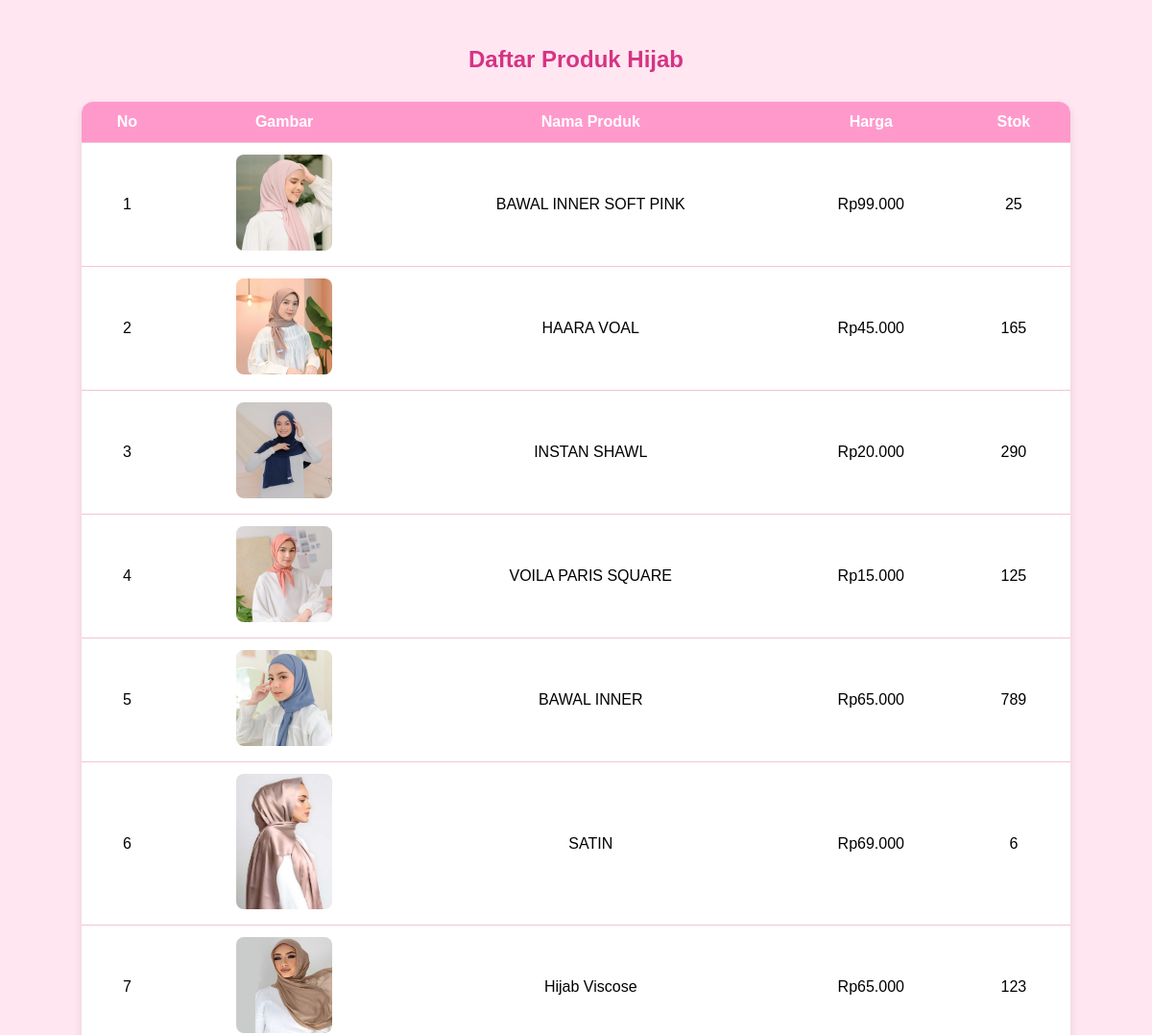
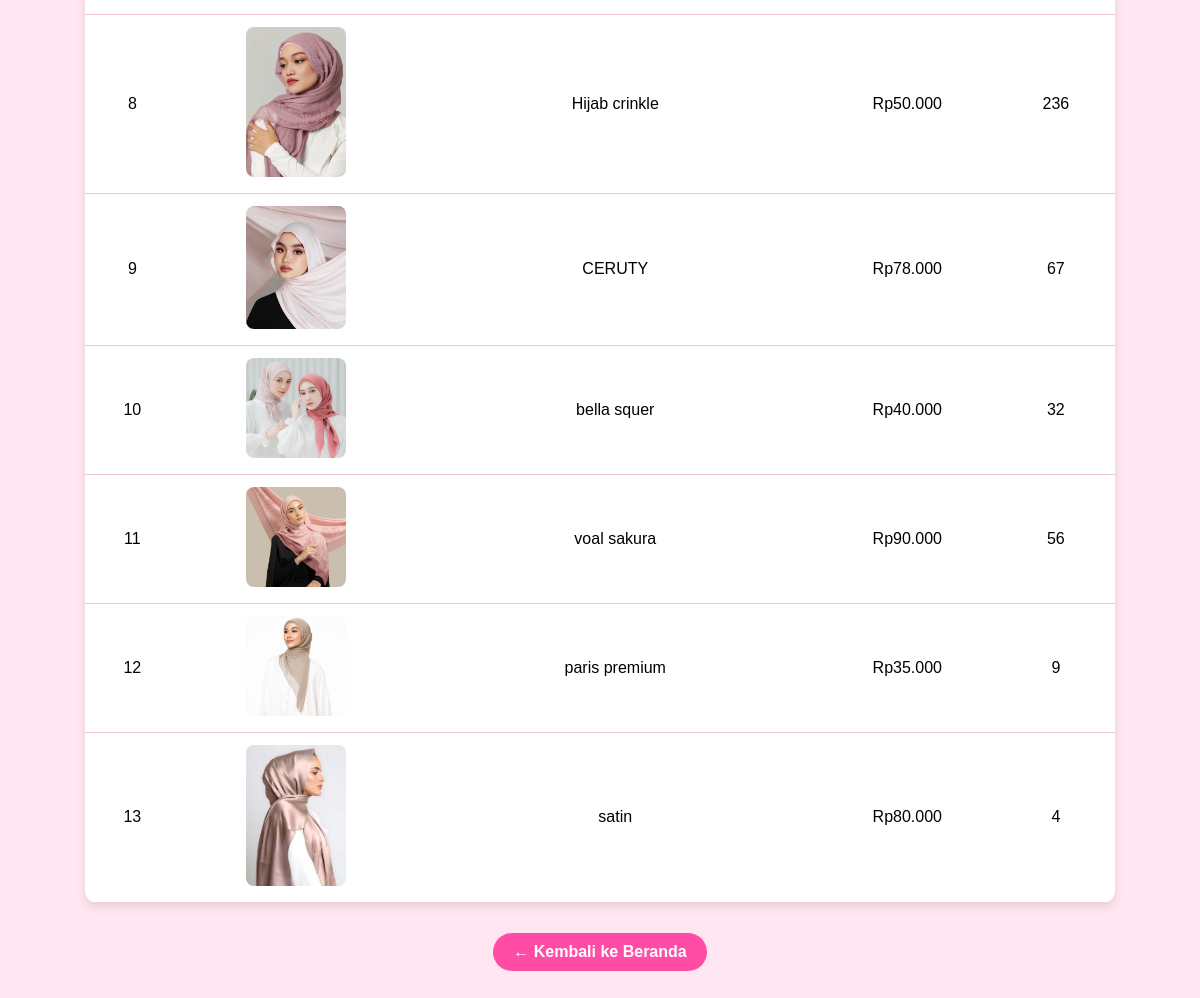
Page /add_produk.php on the committed database (2 pictures, top to bottom).
### tables this page shows
CREATE TABLE IF NOT EXISTS `produk` (
  `id` int NOT NULL AUTO_INCREMENT,
  `nama` varchar(50) DEFAULT NULL,
  `harga` int DEFAULT NULL,
  `gambar` varchar(50) DEFAULT NULL,
  `stok` int DEFAULT NULL,
  PRIMARY KEY (`id`)
);

### add_produk.php (the view, shortened to what this page needs)
<?php
include 'koneksi.php';
?>
<!DOCTYPE html>
<html>
<head>
</head>
<body>
    <h2>Daftar Produk Hijab</h2>
    <table>
        <tr>
            <th>No</th>
            <th>Gambar</th>
            <th>Nama Produk</th>
            <th>Harga</th>
            <th>Stok</th>
        </tr>
        <?php
        $result = mysqli_query($koneksi, "SELECT * FROM produk ORDER BY id DESC");
        $no = 1;
        while ($row = mysqli_fetch_assoc($result)) {
            echo '<tr>';
            echo '<td>' . $no++ . '</td>';
            echo '<td><img src="images/' . htmlspecialchars($row["gambar"]) . '" alt="' . htmlspecialchars($row["nama"]) . '"></td>';
            echo '<td>' . htmlspecialchars($row["nama"]) . '</td>';
            echo '<td>Rp' . number_format($row["harga"], 0, ',', '.') . '</td>';
            echo '<td>' . htmlspecialchars($row["stok"]) . '</td>';
            echo '</tr>';
        }
        ?>
    </table>
    <a href="index.php" class="kembali">← Kembali ke Beranda</a>
</body>
</html>

### add_produk.php (style rules this page uses)
body { background-color: #ffe6f0; font-family: Arial, sans-serif; padding: 20px; }
h2 { text-align: center; color: #d63384; margin-bottom: 30px; }
table { width: 90%; margin: auto; border-collapse: collapse; background-color: white; border-radius: 12px; overflow: hidden; box-shadow: 0 4px 10px rgba(0,0,0,0.1); }
th, td { padding: 12px 16px; border-bottom: 1px solid #f1c5d6; text-align: center; }
th { background-color: #ff99cc; color: white; }
img { width: 100px; height: auto; border-radius: 8px; }
a.kembali { display: block; margin: 30px auto 0; text-align: center; width: fit-content; padding: 10px 20px; background-color: #ff4da6; color: white; border-radius: 25px; text-decoration: none; font-weight: bold; }

### rows in the picture
produk: gambar (picture), nama "BAWAL INNER SOFT PINK", harga "99.000", stok "25"
produk: gambar (picture), nama "HAARA VOAL", harga "45.000", stok "165"
produk: gambar (picture), nama "INSTAN SHAWL", harga "20.000", stok "290"
produk: gambar (picture), nama "VOILA PARIS SQUARE", harga "15.000", stok "125"
produk: gambar (picture), nama "BAWAL INNER", harga "65.000", stok "789"
produk: gambar (picture), nama "SATIN", harga "69.000", stok "6"
produk: gambar (picture), nama "Hijab Viscose", harga "65.000", stok "123"
produk: gambar+nama (picture), nama "Hijab crinkle", harga "50.000", stok "236"
produk: gambar (picture), nama "CERUTY", harga "78.000", stok "67"
produk: gambar (picture), nama "bella squer", harga "40.000", stok "32"
produk: gambar (picture), nama "voal sakura", harga "90.000", stok "56"
produk: gambar (picture), nama "paris premium", harga "35.000", stok "9"
produk: gambar+nama (picture), nama "satin", harga "80.000", stok "4"
